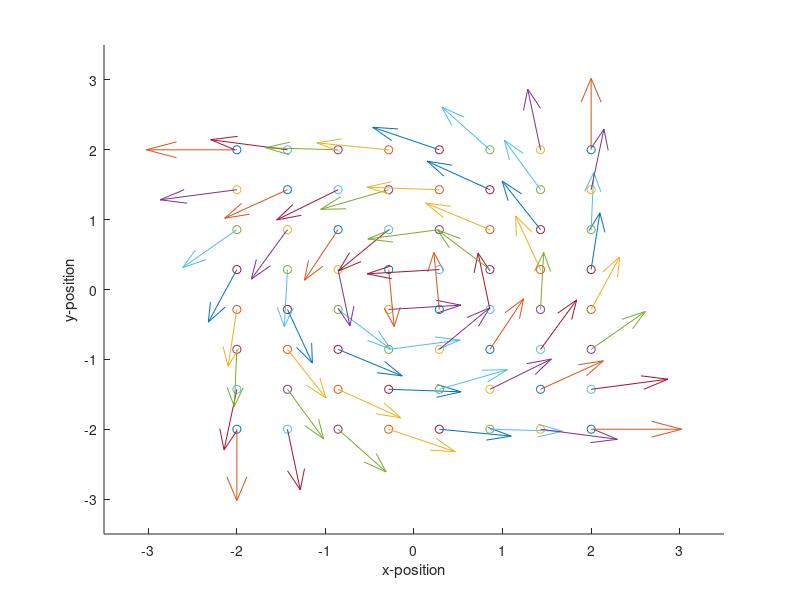

This chart was generated by the following MATLAB code:
function force_diagram()
fig=figure;  ax=gca;
% "mousemovedetected" will be main function.
% It handles reading the current mouse position whenever movement is detected, and then redrawing the screen based on the detected position

L1=1.2;   L2=1.1;   TMAX=1;
xlim([-3.5 3.5]); ylim([-3.5 3.5]);
xlabel('x-position')
x_ar = linspace(-2,2,8);
y_ar = linspace(-2,2,8);
ylabel('y-position')
fprintf("X vars: %g\n", x_ar);
fprintf("Y vars: %g\n", y_ar);
      
fprintf("%i\n", length(x_ar));

hold on;
for i = 1:length(x_ar)
    for j = 1:length(y_ar)
        x = x_ar(i);
        y = y_ar(j);

        theta1 = atan2(y,x) - acos( (L2^2 - L1^2 - x^2 - y^2) / ( -2*L1*sqrt( (x^2+y^2) ) ) );    
        theta2 = pi - acos( (x^2+y^2-L1^2-L2^2) / (-2*L1*L2) ) + atan2(y,x) - acos( (L2^2-L1^2-x^2-y^2) / (-2*L1*sqrt( (x^2+y^2)) ) ) ; 
        

        %If sin evals to 1, TMAX/L1*SIN always > TMAX/L2*SIN since L2>l1
        op = TMAX / L2;

        phi = theta2 + (pi/4);


        deltax = op*cos(phi);
        deltay = op*sin(phi);
        fprintf("cords: %i, %i \n", x, y);

        plot(x,y,'o');
        quiver(x, y, deltax, deltay);
 
    end
end
hold off;

       
end
